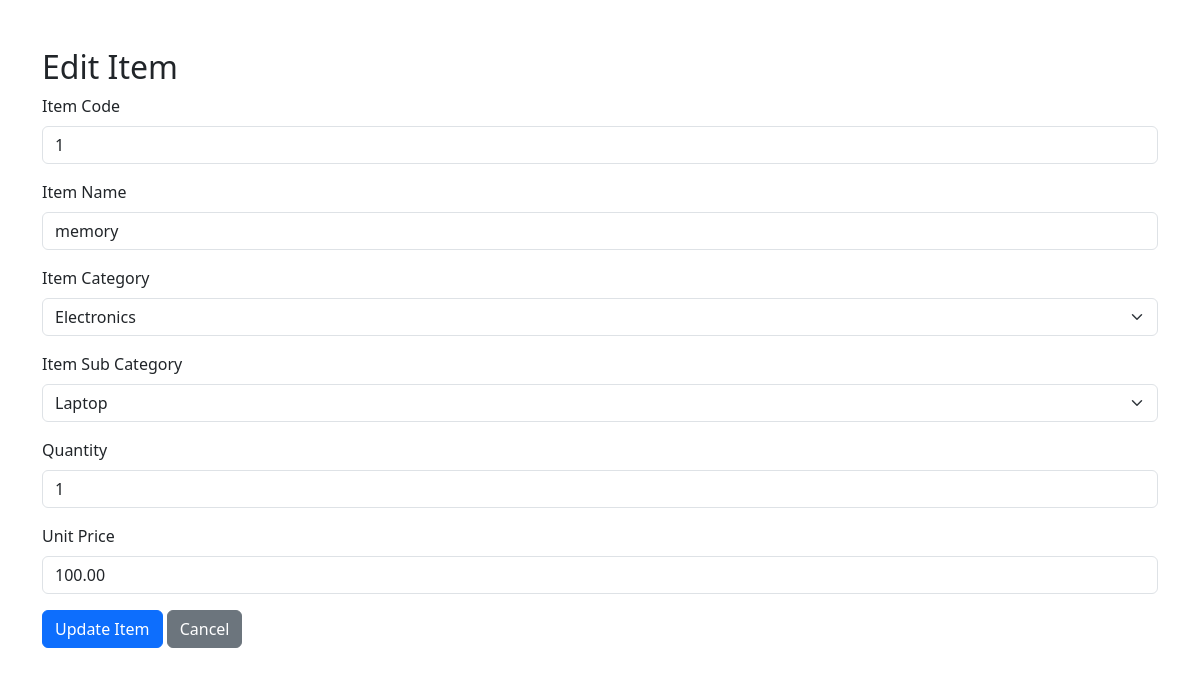
The app's page /items/edit.php?id=1 with its own data.
### tables this page shows
CREATE TABLE `items` (
  `id` int(11) NOT NULL,
  `item_code` varchar(50) NOT NULL,
  `item_name` varchar(150) NOT NULL,
  `category_id` int(11) NOT NULL,
  `subcategory_id` int(11) NOT NULL,
  `quantity` int(11) NOT NULL DEFAULT 0,
  `unit_price` decimal(10,2) NOT NULL
);

### items/edit.php (the view, shortened to what this page needs)
<?php
include "../config/database.php";
$id = $_GET['id'] ?? '';
$categories_result = mysqli_query($conn, "SELECT * FROM categories");
$subcategories_result = mysqli_query($conn, "SELECT * FROM subcategories");
$fetch_sql = "SELECT * FROM items WHERE id = ?";
$fetch_stmt = mysqli_prepare($conn, $fetch_sql);
mysqli_stmt_bind_param($fetch_stmt, "i", $id);
mysqli_stmt_execute($fetch_stmt);
$fetch_result = mysqli_stmt_get_result($fetch_stmt);
$item = mysqli_fetch_assoc($fetch_result);
?>
<!DOCTYPE html>
<html lang="en">
<head>
    <link rel="stylesheet" href="../assets/css/bootstrap.min.css">
</head>
<body>
    <div class="container mt-5">
        <h2>Edit Item</h2>
        <form method="POST" action="">
            <div class="mb-3">
                <label class="form-label">Item Code</label>
                <input type="text" name="item_code" class="form-control" value="<?php echo htmlspecialchars($item['item_code'] ?? ''); ?>">
            </div>
            <div class="mb-3">
                <label class="form-label">Item Name</label>
                <input type="text" name="item_name" class="form-control" value="<?php echo htmlspecialchars($item['item_name'] ?? ''); ?>">
            </div>
            <div class="mb-3">
                <label class="form-label">Item Category</label>
                <select name="category_id" class="form-select" required>
                    <?php
                    if ($categories_result) {
                        mysqli_data_seek($categories_result, 0);
                        while ($cat = mysqli_fetch_assoc($categories_result)) {
                            $selected = ($item['category_id'] == $cat['id']) ? 'selected' : '';
                            echo "<option value='".$cat['id']."' $selected>".$cat['category_name']."</option>";
                        }
                    }
                    ?>
                </select>
            </div>
            <div class="mb-3">
                <label class="form-label">Item Sub Category</label>
                <select name="subcategory_id" class="form-select" required>
                    <?php
                    if ($subcategories_result) {
                        mysqli_data_seek($subcategories_result, 0);
                        while ($sub = mysqli_fetch_assoc($subcategories_result)) {
                            $selected = ($item['subcategory_id'] == $sub['id']) ? 'selected' : '';
                            echo "<option value='".$sub['id']."' $selected>".$sub['subcategory_name']."</option>";
                        }
                    }
                    ?>
                </select>
            </div>
            <div class="mb-3">
                <label class="form-label">Quantity</label>
                <input type="number" name="quantity" class="form-control" value="<?php echo htmlspecialchars($item['quantity'] ?? ''); ?>">
            </div>
            <div class="mb-3">
                <label class="form-label">Unit Price</label>
                <input type="number" step="0.01" name="unit_price" class="form-control" value="<?php echo htmlspecialchars($item['unit_price'] ?? ''); ?>">
            </div>
            <button type="submit" name="update" class="btn btn-primary">Update Item</button>
            <a href="index.php" class="btn btn-secondary">Cancel</a>
        </form>
    </div>
</body>
</html>

### records on screen
items: item_code "1", item_name "memory", quantity "1", unit_price "100.00"

### other values on screen
form field category_id "Electronics"
form field subcategory_id "Laptop"
